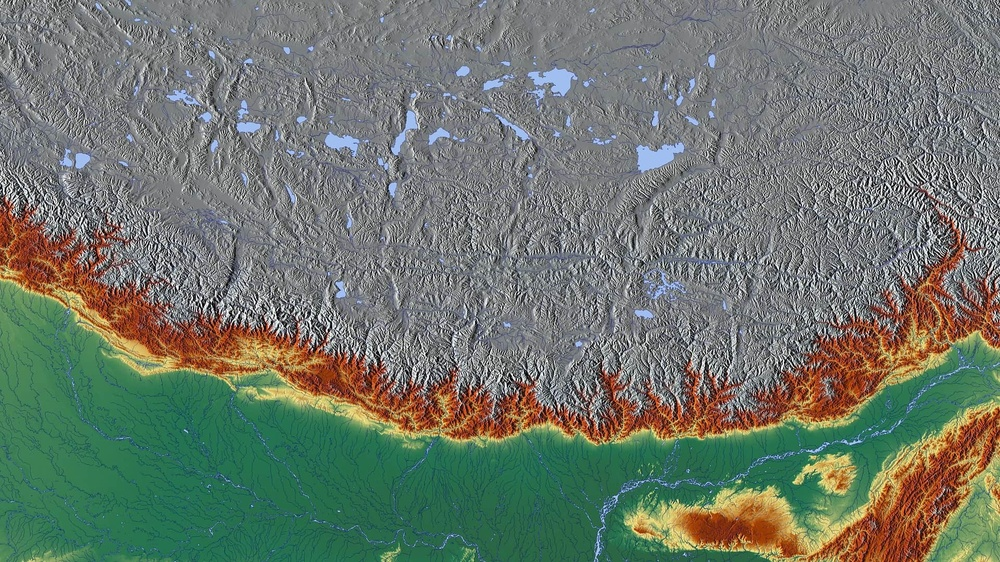
#> input picture onde-fazer-o-download-de-modelos-digitais-de-elevacao.jpg, 1000 x 562 px, shrunk from 1920 x 1080 before the run, found by its file name
$ jupyter execute geoPandas.ipynb
#> lines starting #> are read from the running program, lines starting #| are printed output that depends on the picture
[cell 1]
import cv2
import numpy as np
import matplotlib.pyplot as plt

# Carregar a imagem (exemplo com uma imagem de satélite)
img = cv2.imread(r'D:\EDA\py\imagePy\onde-fazer-o-download-de-modelos-digitais-de-elevacao.jpg')
#> img is the input picture: shape (562, 1000, 3); mean B, G, R 107.7, 118.9, 110

# Aplicar o filtro bilateral
img_bilateral = cv2.bilateralFilter(img, d=15, sigmaColor=75, sigmaSpace=75)

# Exibir a imagem original e a suavizada
plt.figure(figsize=(10,5))

# Imagem original
plt.subplot(1, 2, 1)
plt.title('Imagem Original')
plt.imshow(cv2.cvtColor(img, cv2.COLOR_BGR2RGB))
plt.axis('off')

# Imagem com filtro bilateral
plt.subplot(1, 2, 2)
plt.title('Imagem com Filtro Bilateral')
plt.imshow(cv2.cvtColor(img_bilateral, cv2.COLOR_BGR2RGB))
plt.axis('off')

plt.show()
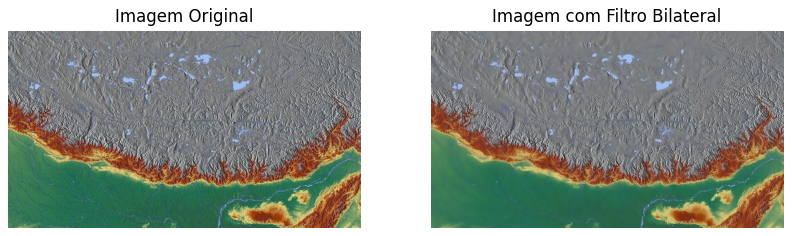
#> figure drawn by matplotlib, 2 panels
